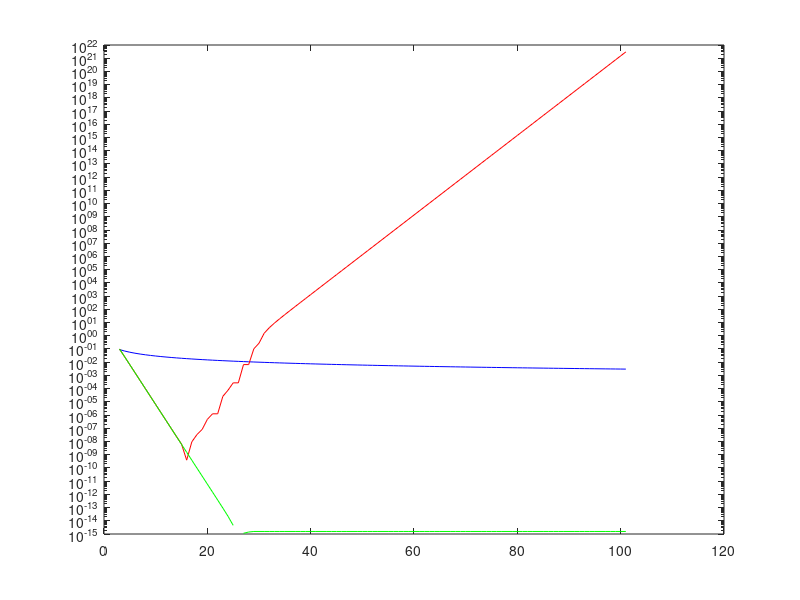

The MATLAB script that drew this image:
clear all;

%algoritmo di Wallis
%algoritmo stabile ma converge molto lentamente
%quindi non è performante a scopi di calcolo
s(2)=1+1/4;  	
for n=2:100
  s(n+1)=s(n)+1/((n+1)^2);  
  y(n+1)=sqrt(6*s(n+1));
  errorey(n+1)=abs(y(n+1)-pi)/pi;
end;
semilogy([3:101],errorey(3:101),'b-')
hold on




%algoritmo di Archimede 
%instabile per la sottrazione a  1-sqrt(1-4^(...)...)
%poiche il fattore di smplificazione dell'errore tende ad infinito
%per quanto riguarda il fattore di propagazione degli errori è ben condizionata
w(2)=2;          	
for n=2:100
  w(n+1)=2^(n-1/2)*sqrt(1-sqrt(1-4^(1-n)*w(n)^2));
  errorew(n+1)=abs(w(n+1)-pi)/pi;
end;
semilogy([3:101],errorew(3:101),'r-')






%algoritmo di Vietè
%algoritmo di archimede riscritto razionalizzando, risultando stabile
%e rimanendo ben condizionata
z(2)=2;		
for n=2:100
  z(n+1)=(sqrt(2)*z(n))/(sqrt(1+sqrt(1-4^(1-n)*z(n)^2)));
  errorez(n+1)=abs(z(n+1)-pi)/pi;
end;
semilogy([3:101],errorez(3:101),'g-')

hold off

